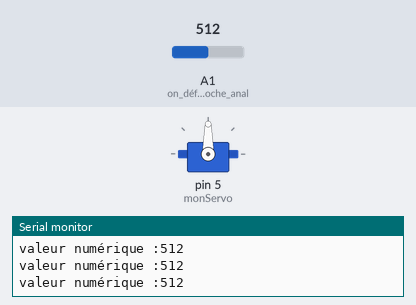
Recording of a sketch running on a simulated Arduino Uno, built with avr-gcc and run on an emulated ATmega328P. Parts: servo, the last lines printed to the serial monitor. The test bench sets the inputs (shaded band); at power-on: A1 (on_définit_la_broche_anal) = 512.

Above: at 1.2 s.
1.3 s: A1 (on_définit_la_broche_anal) set to 990
At 1.6 s:
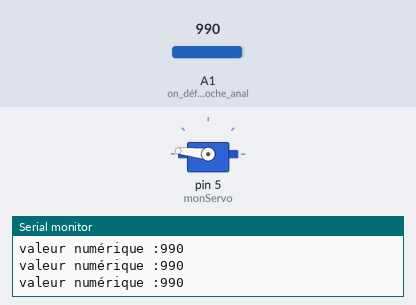
2.8 s: A1 (on_définit_la_broche_anal) set to 1009
At 3.9 s:
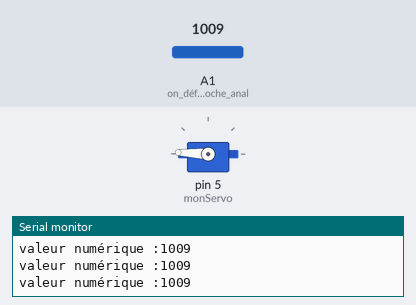
5.8 s: A1 (on_définit_la_broche_anal) set to 900
At 6.8 s:
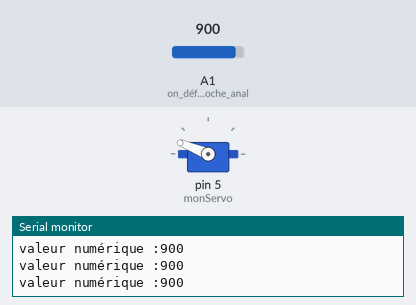
7.3 s: A1 (on_définit_la_broche_anal) set to 1023
At 7.8 s:
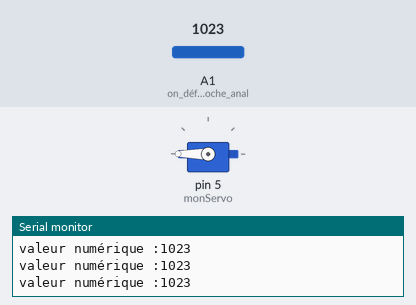
8.8 s: A1 (on_définit_la_broche_anal) set to 716
At 9.2 s:
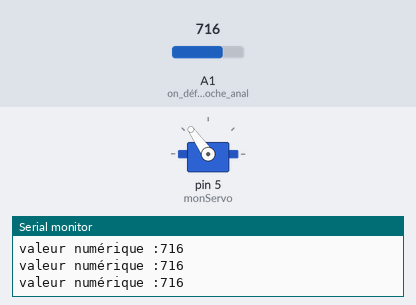
10.3 s: A1 (on_définit_la_broche_anal) set to 108
At 11.5 s:
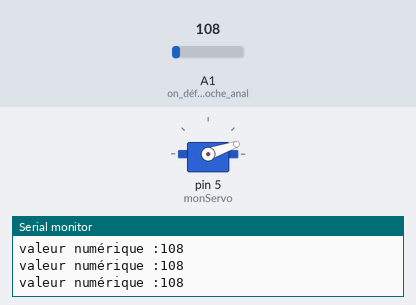
11.8 s: A1 (on_définit_la_broche_anal) set to 90
Timing chart, 0 to 14.8 s (numbered marks = the images above; inputs shaded):
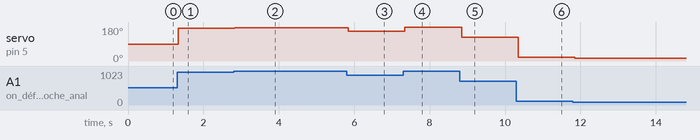

Measured:
- after the input at 1.3 s, servo on pin 5 (monServo): 90° → 174° at once
- after the input at 2.8 s, servo on pin 5 (monServo): 174° → 177° at once
- after the input at 5.8 s, servo on pin 5 (monServo): 177° → 158° at once
- after the input at 7.3 s, servo on pin 5 (monServo): 158° → 180° at once
- after the input at 8.8 s, servo on pin 5 (monServo): 180° → 125° after 0.05 s
- after the input at 10.3 s, servo on pin 5 (monServo): 125° → 19° after 0.05 s
- after the input at 11.8 s, servo on pin 5 (monServo): 19° → 15° at once

The sketch:

Programme_servo-moteur.ino
```cpp
#include <Servo.h>  // on inclut la bibliothèque pour piloter un servomoteur

Servo monServo;  // on crée l'objet monServo

void setup()
{
  monServo.attach(5); // on définit la broche utilisée pour commander le servomoteur
  Serial.begin(9600);
  pinMode(A1, INPUT); // on définit la broche analogique utilisée pour commander le potentiomètre
}

void loop ()
{
   int val = analogRead(A1);  // lit la valeur actuelle du potentiomètre
   Serial.print("valeur numérique :");
   Serial.println(val);
   val = map(val, 0, 1023, 0, 180);  //Avec la fonction map Arduino transfère la valeur de la variable val de la plage de valeurs de 0 à 1023 à la nouvelle plage de valeurs de 0 à 180
   monServo.write(val);// variable utilisée si dessus
}
```
